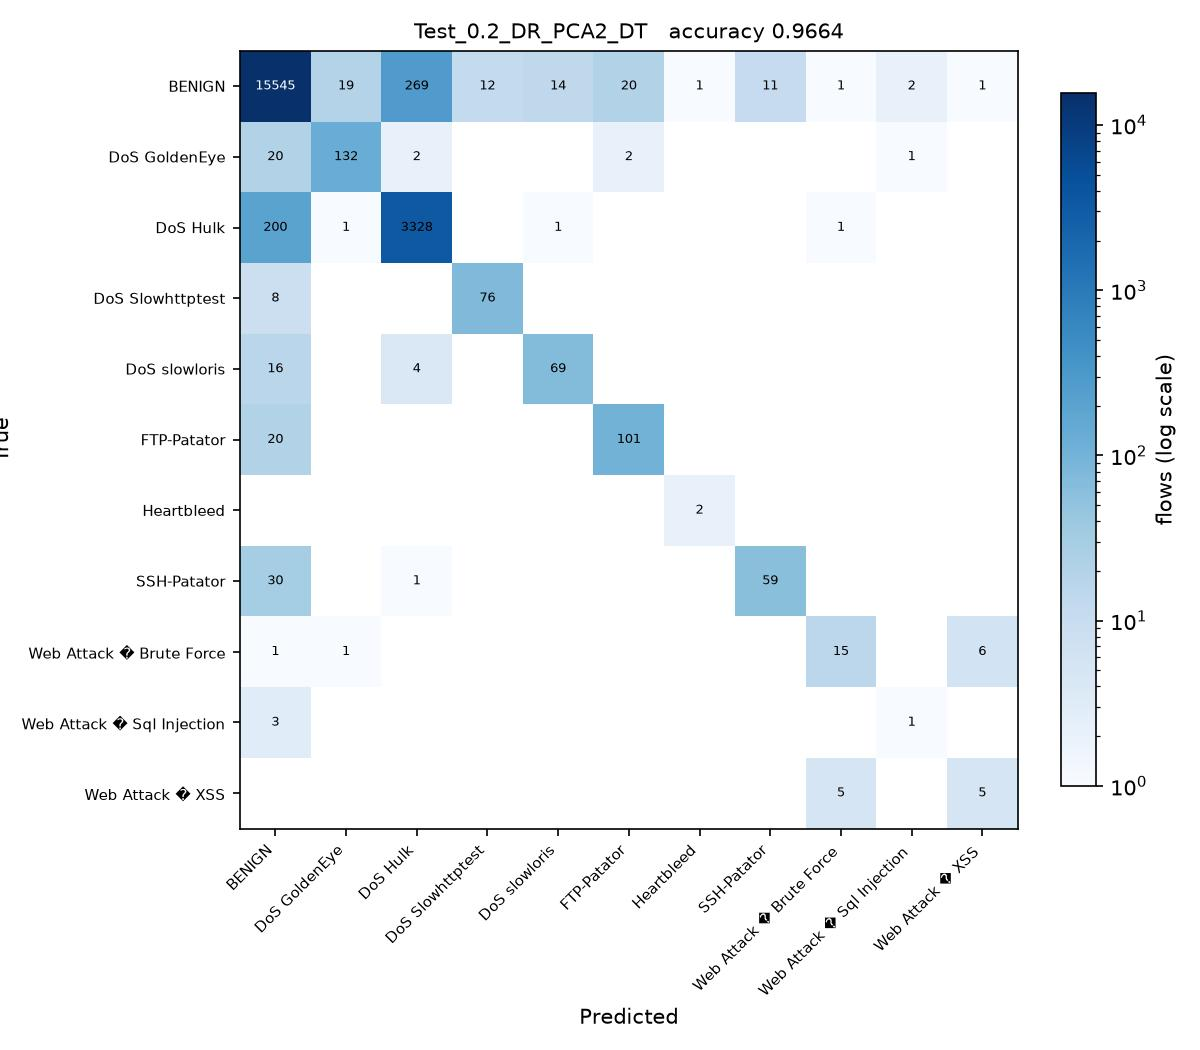

This figure's Python source:
# Test_0.2_DR_PCA2_DT.py
#
# Test size 0.2  |  PCA, 2 components  |  Decision Tree (sheet #6)
#
# This is SGDC_60_40.py with the changes marked CHANGE below and nothing else.

import os
from pathlib import Path

# CHANGE 1: find the folder holding the three CSV files and run from there, so
# the plain file names below resolve no matter where this script is started
# from or how deeply it sits inside the project folder.
HERE = Path(__file__).resolve().parent
for PROJECT in [HERE, *HERE.parents]:
    if (PROJECT / 'Tuesday-WorkingHours.pcap_ISCX.csv').exists():
        os.chdir(PROJECT)
        break
else:
    raise SystemExit('Put this folder inside the folder that holds the three '
                     'CIC-IDS2017 CSV files, then run the script again.')
import numpy as np
import pandas as pd

df1 = pd.read_csv('Tuesday-WorkingHours.pcap_ISCX.csv', low_memory=True)
df2 = pd.read_csv('Wednesday-workingHours.pcap_ISCX.csv', low_memory=True)
df3 = pd.read_csv('Thursday-WorkingHours-Morning-WebAttacks.pcap_ISCX.csv', low_memory=True)

dataset = pd.concat([df1, df2, df3], ignore_index=True)

dataset.columns = dataset.columns.str.strip()

# CHANGE 2: a stratified sample of 100000 flows, the same for every run. An RBF
# SVM on all 1.3 million flows would take about an hour per script.
# At least 50 flows of every class are kept.
label = dataset.columns[-1]
dataset = pd.concat(
    [g.sample(n=min(len(g), max(50, round(100000 * len(g) / len(dataset)))), random_state=0)
     for _, g in dataset.groupby(label)],
    ignore_index=True
)

X = dataset.iloc[:, :-1]
y = dataset.iloc[:, -1]

X = X.apply(pd.to_numeric, errors='coerce')

X.replace([np.inf, -np.inf], np.nan, inplace=True)

from sklearn.impute import SimpleImputer

imputer = SimpleImputer(missing_values=np.nan, strategy='mean')
X = imputer.fit_transform(X)

from sklearn.preprocessing import LabelEncoder

labelencoder_y = LabelEncoder()
y = labelencoder_y.fit_transform(y)

from sklearn.model_selection import train_test_split

X_train, X_test, y_train, y_test = train_test_split(
    X,
    y,
    test_size=0.2,   # CHANGE 3: test size
    random_state=0,
    stratify=y
)

# CHANGE 4: PCA, from PCA_LDA_KErnel_PCA_CODE.pdf (fit only on training data)
from sklearn.decomposition import PCA

pca = PCA(n_components=2)
X_train = pca.fit_transform(X_train)
X_test = pca.transform(X_test)

# CHANGE 5: Decision Tree (sheet #6) in place of SGDClassifier
from sklearn.tree import DecisionTreeClassifier

classifier = DecisionTreeClassifier(
    criterion='entropy',
    random_state=0
)

classifier.fit(X_train, y_train)

y_pred = classifier.predict(X_test) 

from sklearn.metrics import confusion_matrix
from sklearn.metrics import accuracy_score
from sklearn.metrics import precision_score
from sklearn.metrics import recall_score
from sklearn.metrics import f1_score
from sklearn.metrics import classification_report

cm = confusion_matrix(y_test, y_pred)

print("Confusion Matrix:\n")
print(cm)

print("\nAccuracy : {:.4f}".format(accuracy_score(y_test, y_pred)))
print("\nPrecision : {:.4f}".format(precision_score(y_test, y_pred, average='weighted')))
print("\nRecall : {:.4f}".format(recall_score(y_test, y_pred, average='weighted')))
print("\nF1 Score : {:.4f}".format(f1_score(y_test, y_pred, average='weighted')))

print("\nClassification Report:\n")
print(classification_report(y_test, y_pred))

# CHANGE 6: save the confusion matrix as Test_0.2_DR_PCA2_DT.jpg and record the result
import matplotlib
matplotlib.use('Agg')
import matplotlib.pyplot as plt
from matplotlib.colors import LogNorm

here = HERE                     # the folder this script sits in
names = [str(c) for c in labelencoder_y.classes_]
fig, ax = plt.subplots(figsize=(8, 7))
im = ax.imshow(cm, cmap='Blues', norm=LogNorm(vmin=1))
ax.set_xticks(range(len(names)), names, rotation=45, ha='right', fontsize=7)
ax.set_yticks(range(len(names)), names, fontsize=7)
ax.set_xlabel('Predicted')
ax.set_ylabel('True')
ax.set_title('Test_0.2_DR_PCA2_DT   accuracy {:.4f}'.format(accuracy_score(y_test, y_pred)), fontsize=10)
for i in range(cm.shape[0]):
    for j in range(cm.shape[1]):
        if cm[i, j]:
            ax.text(j, i, cm[i, j], ha='center', va='center', fontsize=6,
                    color='white' if cm[i, j] > cm.max() / 3 else 'black')
fig.colorbar(im, ax=ax, fraction=0.04, label='flows (log scale)')
fig.tight_layout()
fig.savefig(here / 'Test_0.2_DR_PCA2_DT.jpg', dpi=150)
plt.close(fig)

row = pd.DataFrame([{
    'Test': 0.2, 'DR': 'PCA2', 'Clas': 'DT',
    'Acc': round(accuracy_score(y_test, y_pred), 4),
    'Pre': round(precision_score(y_test, y_pred, average='weighted'), 4),
    'Rec': round(recall_score(y_test, y_pred, average='weighted'), 4),
    'F1': round(f1_score(y_test, y_pred, average='weighted'), 4),
    'script': 'Test_0.2_DR_PCA2_DT',
}])
out = PROJECT / 'results' / '75_runs_pca.csv'
out.parent.mkdir(exist_ok=True)
if out.exists():
    old = pd.read_csv(out)
    row = pd.concat([old[old['script'] != 'Test_0.2_DR_PCA2_DT'], row], ignore_index=True)
row.to_csv(out, index=False)
